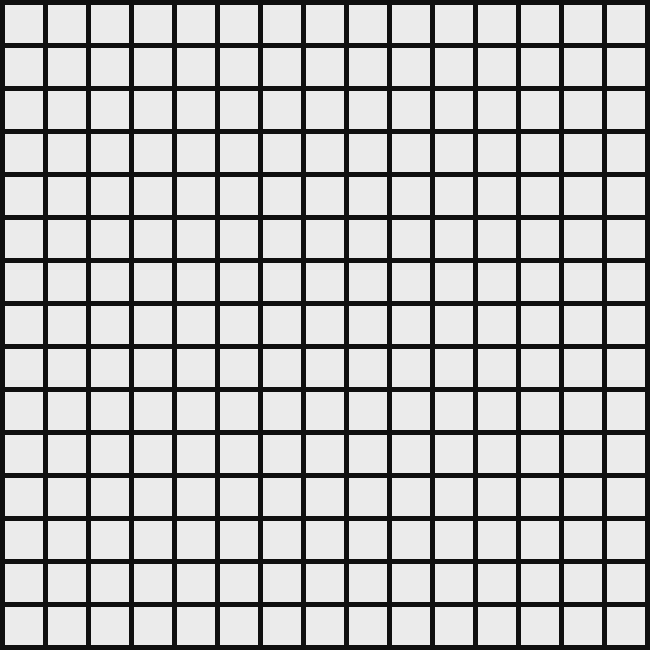
Frame 1 (no input)
Frame 60 (the mouse pressed at the canvas centre just before this capture): identical to frame 1, image omitted
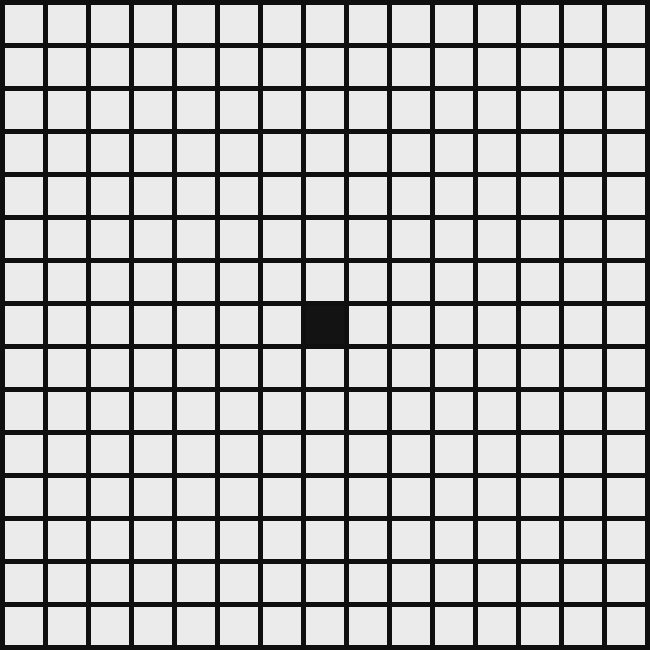
Frame 120 (the mouse held since frame 60 and released just before this capture)

The Processing sketch that drew these frames (run headless with seeded random() and noise(); from frame 60 on, the mouse is pressed at the canvas centre):

// Processing sketch: processing_29911
// ── processing_29911.pde

// cuadrícula! (09/06/11)

Cuadrado[] lista;
int[] contador;
int cola = 100;
void setup() {
  // frameRate(100);
  size(650, 650);
  float esp = 5;
  float lado = 38;
  smooth();
  noStroke();
  int numx = int((width-esp)/(lado+esp));
  int numy = int((height-esp)/(lado+esp));
  contador = new int[numx*numy];
  lista = new Cuadrado[numx*numy];
  for (int i=0; i<numx; i++) {
    for (int j=0; j<numy; j++) {
      lista[numx*j+i] = new Cuadrado(esp+i*(lado+esp), esp+j*(lado+esp), lado);
      contador[numx*j+i] = 0;
    }
  }
}

void draw() {
  background(15);
  for (int i=0; i < lista.length; i++) {
    lista[i].refresca(i);
    lista[i].dibuja(i);
  }
  
}

class Cuadrado {
  
  float x, y, d;
  
  Cuadrado(float X, float Y, float D) {
    x = X;
    y = Y;
    d = D;
  }
    
    void refresca(int i) {
      if ((mouseX > x) && (mouseX < x+d) && 
        (mouseY > y) && (mouseY < y+d)) {
        contador[i] = cola;
      } else {
        if (contador[i] > 0) {
          contador[i]--;  
        }
      }
    }
    
    void dibuja(int i) {
      float f = map(contador[i], 0, cola, 0, HALF_PI);
      fill(20 + 215*cos(f));
      rect(x, y, d, d);
    }    
  }
